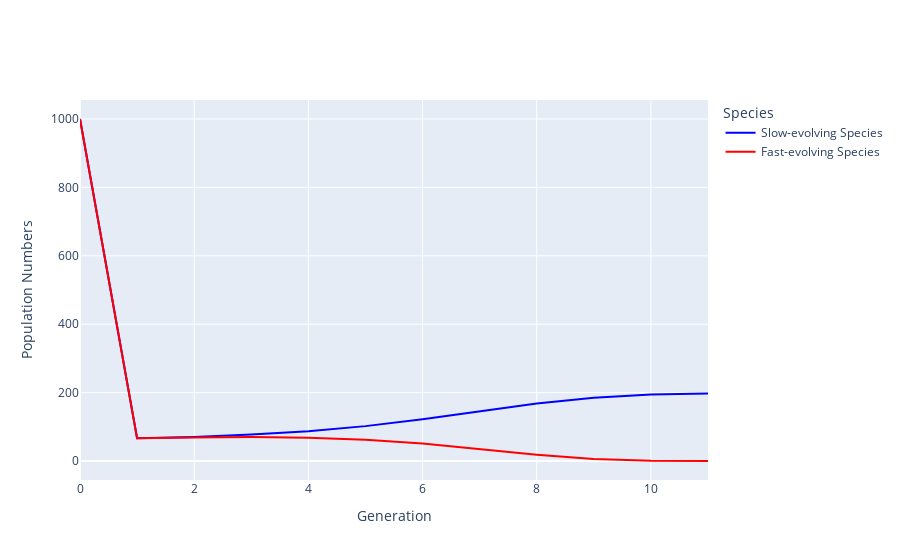
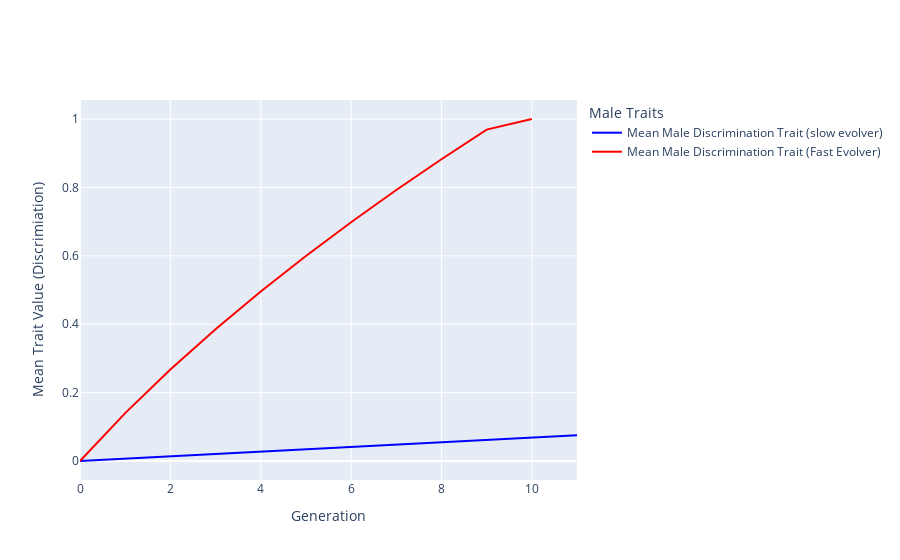
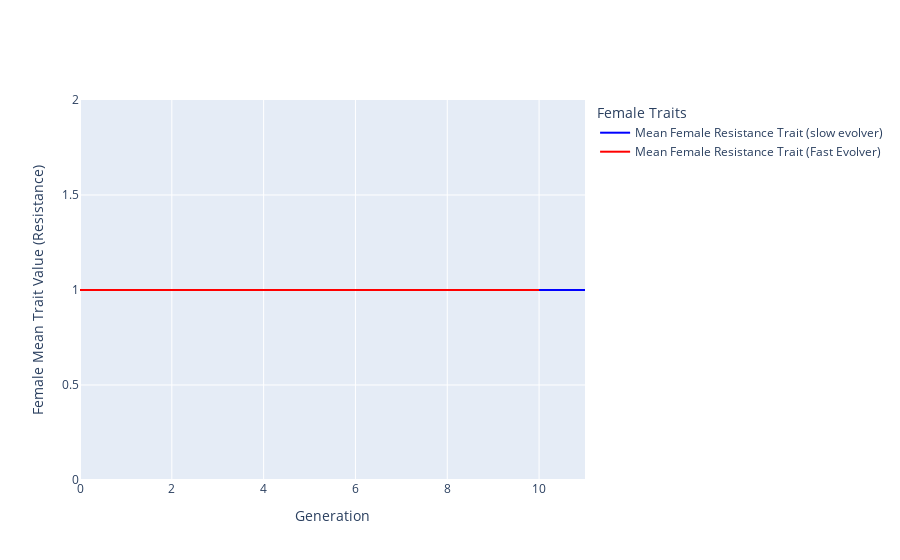

Write notebook code for charts like these, in order.
### Code cell
test_parameters_2 = Parameters_class(
    b1 = 100,     # Birth rate of species 1
    b2 = 100,     # Birth rate of species 2
    
    alpha11 = 0.5,    # Intraspecific competition coefficient for species 1
    alpha22 = 0.5,    # Intraspecific competition coefficient for species 2
    alpha12 = 0.25,     # Interspecific competition coefficient of species 2 on species 1
    alpha21 = 0.25,     # Interspecific competition coefficient of species 1 on species 2
    
    z_m1_initial = 0,  # Initial value for male trait in species 1 (e.g., discrimination level)
    z_m2_initial = 0,  # Initial value for male trait in species 2 (e.g., discrimination level)
    
    initial_population_species_1 = 1000,   # Initial population size of species 1
    initial_population_species_2 = 1000,   # Initial population size of species 2
    
    conspecfic_mating_rate_multiplier_sp_1 = 0.7,  # Multiplier for conspecific (within species) mating rate in species 1
    conspecfic_mating_rate_multiplier_sp_2 = 0.7,  # Multiplier for conspecific (within species) mating rate in species 2
    
    y_f1_initial = 1,  # Mean permissiveness of females in species 1 to heterospecific (different species) males
    y_f2_initial = 1,  # Mean permissiveness of females in species 2 to heterospecific (different species) males
    
    V_A1 = 0.01,   # Additive genetic variance for a trait in species 1
    V_A2 = 0.2,   # Additive genetic variance for a trait in species 2
    
    num_generations = 10000  # Number of generations to simulate
)

outcome_instance_test = run_simulation_and_get_outcome_instance(test_parameters_2)
print("number_of_generations_until_extinction =", outcome_instance_test.number_of_generations_until_extinction)
print("Outcome of simulation: ", outcome_instance_test.outcome)
outcome_instance_test.plot_population_dynamics_and_trait_evolution()
outcome_instance_test.print_outcome_stats()

### Figure 1 — Plotly figure (JSON) as saved in the notebook; plotly's stock layout.template omitted (floating-point values rounded to 4 significant figures)
{"data": [{"line": {"color": "blue"}, "mode": "lines", "name": "Slow-evolving Species", "type": "scatter", "x": [0, 1, 2, 3, 4, 5, 6, 7, 8, 9, 10, 11], "y": [1000, 66.58, 70.44, 77.31, 87.34, 102.0, 121.8, 145.1, 167.8, 185.2, 194.8, 197.7]}, {"line": {"color": "red"}, "mode": "lines", "name": "Fast-evolving Species", "type": "scatter", "x": [0, 1, 2, 3, 4, 5, 6, 7, 8, 9, 10, 11], "y": [1000, 66.58, 68.64, 70.01, 68.34, 62.36, 51.21, 35.46, 18.39, 5.568, 0.5674, 0.006003]}], "layout": {"legend": {"title": {"text": "Species"}}, "xaxis": {"title": {"text": "Generation"}}, "yaxis": {"title": {"text": "Population Numbers"}}}}

### Figure 2 — Plotly figure (JSON) as saved in the notebook; plotly's stock layout.template omitted (floating-point values rounded to 4 significant figures)
{"data": [{"line": {"color": "blue"}, "mode": "lines", "name": "Mean Male Discrimination Trait (slow evolver)", "type": "scatter", "x": [0, 1, 2, 3, 4, 5, 6, 7, 8, 9, 10, 11], "y": [0, 0.007, 0.01397, 0.0209, 0.0278, 0.03466, 0.0415, 0.0483, 0.05507, 0.06181, 0.06852, 0.0752]}, {"line": {"color": "red"}, "mode": "lines", "name": "Mean Male Discrimination Trait (Fast Evolver)", "type": "scatter", "x": [0, 1, 2, 3, 4, 5, 6, 7, 8, 9, 10], "y": [0, 0.14, 0.2675, 0.3854, 0.4957, 0.5996, 0.6982, 0.7923, 0.8823, 0.9689, 1]}], "layout": {"legend": {"title": {"text": "Male Traits"}}, "xaxis": {"title": {"text": "Generation"}}, "yaxis": {"title": {"text": "Mean Trait Value (Discrimiation)"}}}}

### Figure 3 — Plotly figure (JSON) as saved in the notebook; plotly's stock layout.template omitted (floating-point values rounded to 4 significant figures)
{"data": [{"line": {"color": "blue"}, "mode": "lines", "name": "Mean Female Resistance Trait (slow evolver)", "type": "scatter", "x": [0, 1, 2, 3, 4, 5, 6, 7, 8, 9, 10, 11], "y": [1, 1, 1, 1, 1, 1, 1, 1, 1, 1, 1, 1]}, {"line": {"color": "red"}, "mode": "lines", "name": "Mean Female Resistance Trait (Fast Evolver)", "type": "scatter", "x": [0, 1, 2, 3, 4, 5, 6, 7, 8, 9, 10], "y": [1, 1, 1, 1, 1, 1, 1, 1, 1, 1, 1]}], "layout": {"legend": {"title": {"text": "Female Traits"}}, "xaxis": {"title": {"text": "Generation"}}, "yaxis": {"title": {"text": "Female Mean Trait Value (Resistance)"}}}}
